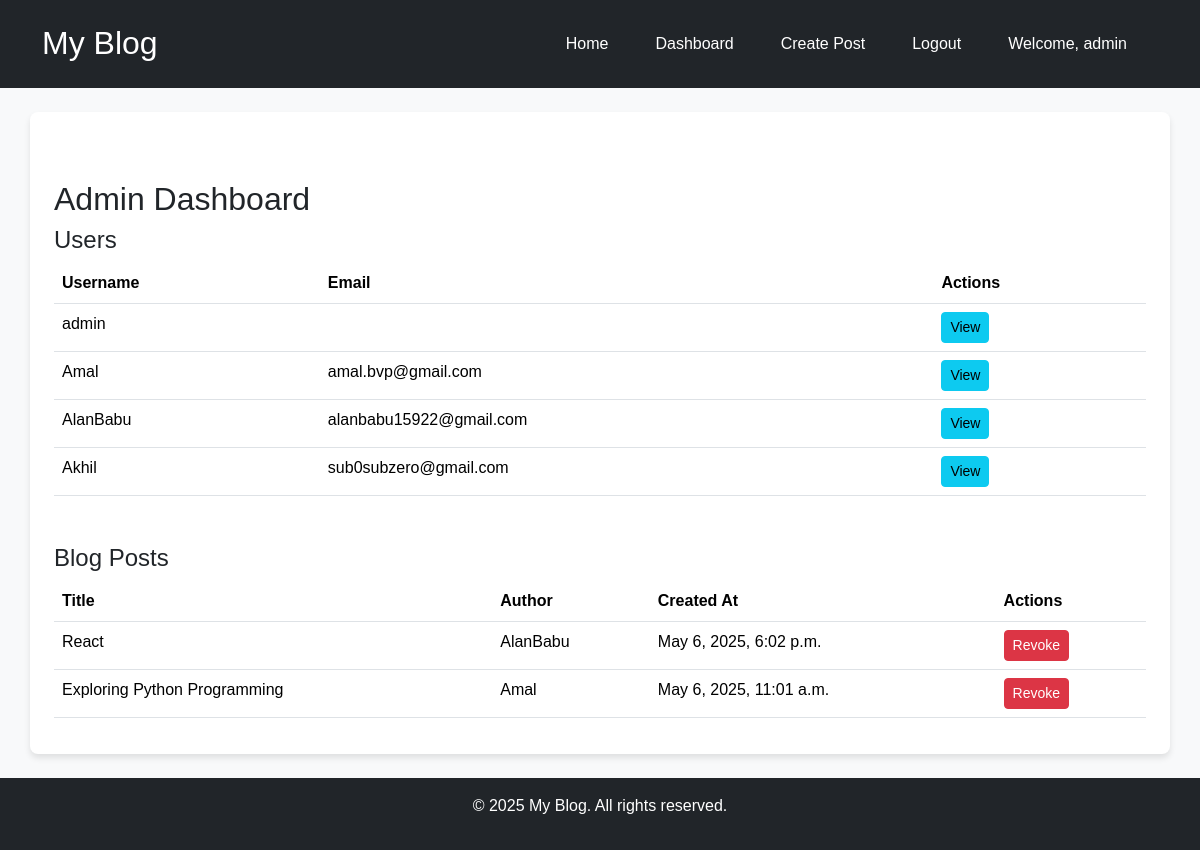
/admin-dashboard/ (signed in), run on the app's committed database.
### blog/models.py (models this page shows, shortened)
class BlogPost(models.Model):
    title = models.CharField(max_length=255)
    slug = models.SlugField(unique=True, blank=True)  # For SEO-friendly URLs
    content = models.TextField()
    image = models.ImageField(upload_to='blog_images/', blank=True, null=True)
    tags = models.CharField(max_length=255, blank=True)  # Comma-separated tags
    author = models.ForeignKey(User, on_delete=models.CASCADE)
    created_at = models.DateTimeField(auto_now_add=True)
    updated_at = models.DateTimeField(auto_now=True)

### blog/views.py (the view)
# urls.py: path('admin-dashboard/', views.admin_dashboard, name='admin-dashboard'),
@login_required
def admin_dashboard(request):
    if not request.user.is_superuser:
        return redirect('index')  # Redirect to index if user is not superuser
    users = User.objects.all()
    blog_posts = BlogPost.objects.all().order_by('-created_at')
    paginator = Paginator(blog_posts, 5)
    page_number = request.GET.get("page")
    page_obj = paginator.get_page(page_number)
    return render(request, 'blog/admin_dashboard.html', {'users': users, 'blog_posts': page_obj})

### blog/templates/blog/admin_dashboard.html (shortened to what this page needs)
{% extends 'blog/base.html' %}
{% block content %}
<div class="container mt-5">
    <h2>Admin Dashboard</h2>
    <h4>Users</h4>
    <table class="table">
        <thead>
            <tr>
                <th>Username</th>
                <th>Email</th>
                <th>Actions</th>
            </tr>
        </thead>
        <tbody>
            {% for user in users %}
                <tr>
                    <td>{{ user.username }}</td>
                    <td>{{ user.email }}</td>
                    <td>
                        <a href="{% url 'admin-view-user' user.id %}" class="btn btn-info btn-sm">View</a>
                    </td>
                </tr>
            {% endfor %}
        </tbody>
    </table>
    <h4 class="mt-5">Blog Posts</h4>
    <table class="table">
        <thead>
            <tr>
                <th>Title</th>
                <th>Author</th>
                <th>Created At</th>
                <th>Actions</th>
            </tr>
        </thead>
        <tbody>
            {% for post in blog_posts %}
                <tr>
                    <td>{{ post.title }}</td>
                    <td>{{ post.author.username }}</td>
                    <td>{{ post.created_at }}</td>
                    <td>
                        <a href="{% url 'revoke-blog' post.id %}" class="btn btn-danger btn-sm">Revoke</a>
                    </td>
                </tr>
            {% endfor %}
        </tbody>
    </table>
</div>
{% endblock %}

### blog/templates/blog/base.html (shortened to what this page needs)
{% load static %}
<!DOCTYPE html>
<html lang="en">
<head>
    <link href="https://cdn.jsdelivr.net/npm/bootstrap@5.3.3/dist/css/bootstrap.min.css" rel="stylesheet">
    <link rel="stylesheet" href="{% static 'blog/css/style.css' %}">
</head>
<body>
    <header class="bg-dark text-white py-3">
        <div class="container d-flex flex-column flex-md-row align-items-center justify-content-between">
            <h1><a href="{% url 'index' %}" class="text-white text-decoration-none">My Blog</a></h1>
            <nav>
                <ul class="nav">
                    <li class="nav-item"><a href="{% url 'index' %}" class="nav-link text-white">Home</a></li>
                    {% if user.is_authenticated %}
                        <li class="nav-item"><a href="{% url 'dashboard' %}" class="nav-link text-white">Dashboard</a></li>
                        <li class="nav-item"><a href="{% url 'create_post' %}" class="nav-link text-white">Create Post</a></li>
                        <li class="nav-item"><a href="{% url 'logout' %}" class="nav-link text-white">Logout</a></li>
                        <li class="nav-item nav-link text-white">Welcome, {{ user.username }}</li>
                    {% else %}
                        <li class="nav-item"><a href="{% url 'login' %}" class="nav-link text-white">Login</a></li>
                        <li class="nav-item"><a href="{% url 'register' %}" class="nav-link text-white">Register</a></li>
                    {% endif %}
                </ul>
            </nav>
        </div>
    </header>
    <main class="container mt-4">
        {% block content %}{% endblock %}
    </main>
    <footer class="bg-dark text-white py-3 mt-4">
        <div class="container text-center">
            <p>&copy; 2025 My Blog. All rights reserved.</p>
        </div>
    </footer>
</body>
</html>

### blog/static/blog/css/style.css (style rules this page uses)
html, body { height: 100%; margin: 0; }
body { display: flex; flex-direction: column; min-height: 100%; background-color: #f8f9fa; font-family: Arial, sans-serif; }
header { background-color: #343a40; color: white; padding-top: 10px; padding-bottom: 10px; }
header h1 a { color: white; text-decoration: none; font-size: 32px; }
nav ul { padding-left: 0; list-style: none; }
nav ul li { display: inline; margin-right: 15px; }
nav ul li a { text-decoration: none; color: white; }
footer { background-color: #343a40; color: white; padding: 20px 0; text-align: center; margin-top: auto; }
main { background-color: white; padding: 20px; box-shadow: 0px 4px 6px rgba(0, 0, 0, 0.1); border-radius: 8px; margin-top: 20px; flex-grow: 1; }

### data on the page
BlogPost: title "React", author.username "AlanBabu", created_at "May 6, 2025, 6:02 p.m."
BlogPost: title "Exploring Python Programming", author.username "Amal", created_at "May 6, 2025, 11:01 a.m."

### other printed values
{{ user.username }} "admin"
{{ user.username }} "Amal"
{{ user.email }} "amal.bvp@gmail.com"
{{ user.username }} "AlanBabu"
{{ user.email }} "alanbabu15922@gmail.com"
{{ user.username }} "Akhil"
{{ user.email }} "sub0subzero@gmail.com"
